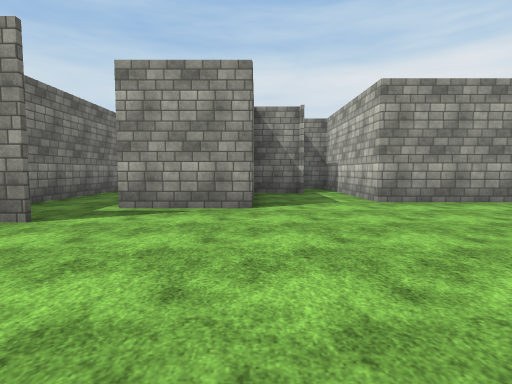
View 1 (above)

17 first-person views from a walk through a 3-D level made in the Unity game engine. The camera is 1.3 m above the floor, tilts 4° down and sees 80° across. The floor is counted in squares, 2.53 m on a side. Each view is taken from the middle of a square. On the plan, view 1 faces up. The plan holds only what a view shows up to about 9 squares ahead; the rest is blank. The place goes on beyond the plan. Flat ground stands in for the terrain. The player is left out. Some animated figures are not drawn. Surface patterns are stand-ins for the level's own textures.

View 2
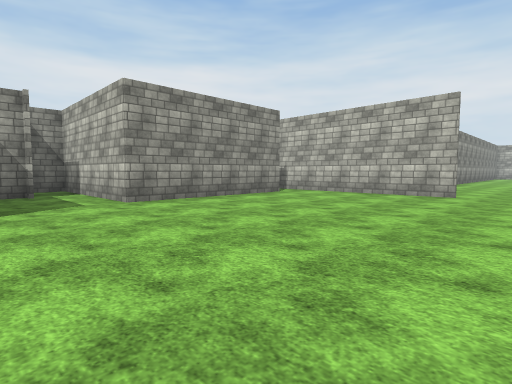

View 3
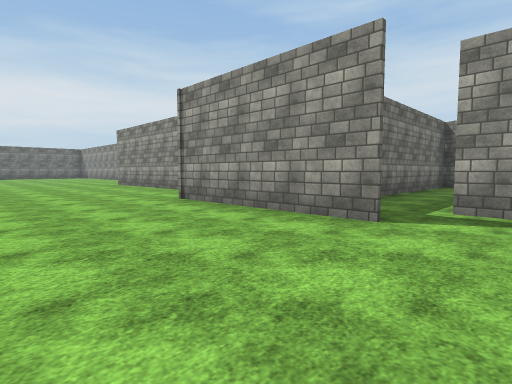

View 4
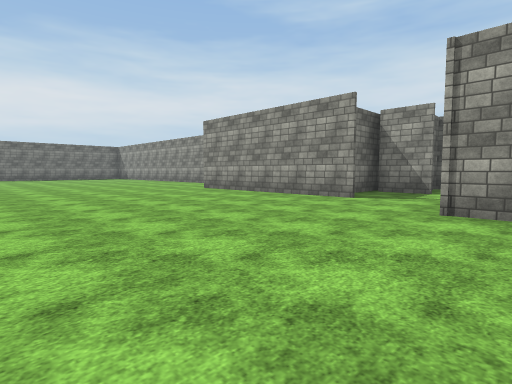

View 5
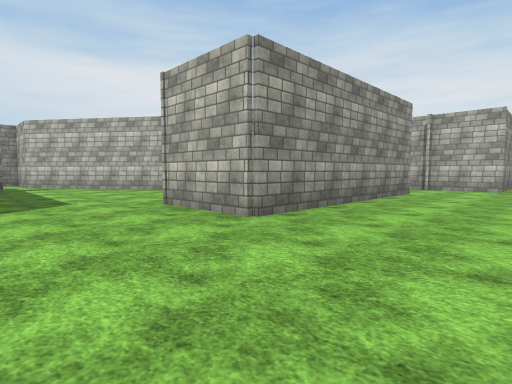

View 6
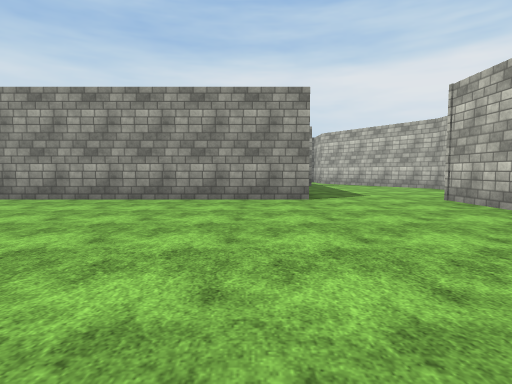

View 7
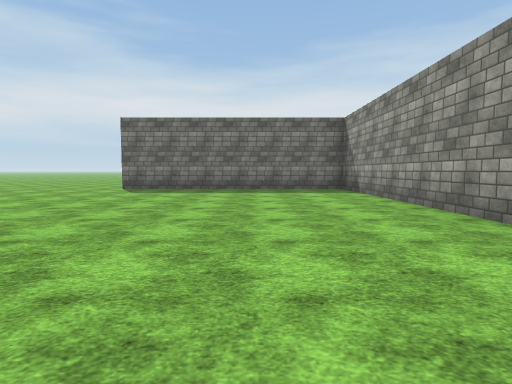

View 8
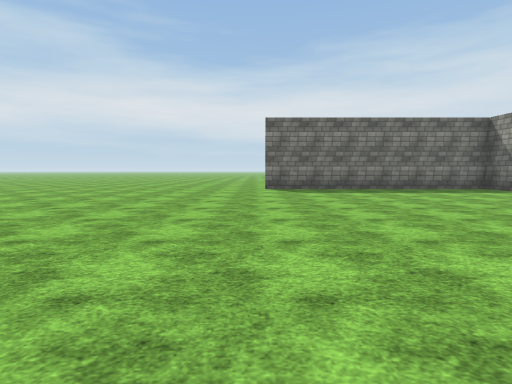

View 9
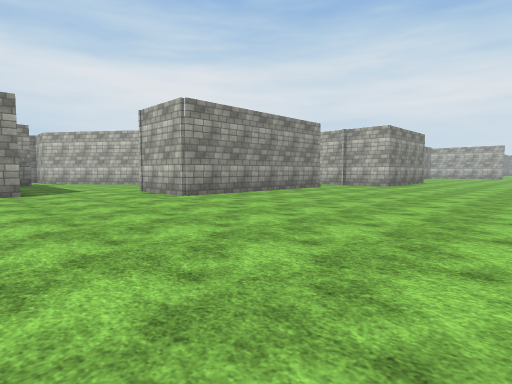

View 10
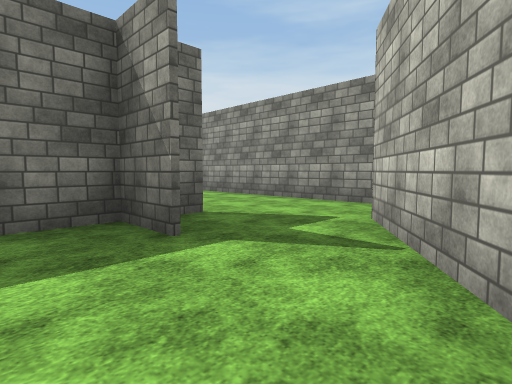

View 11
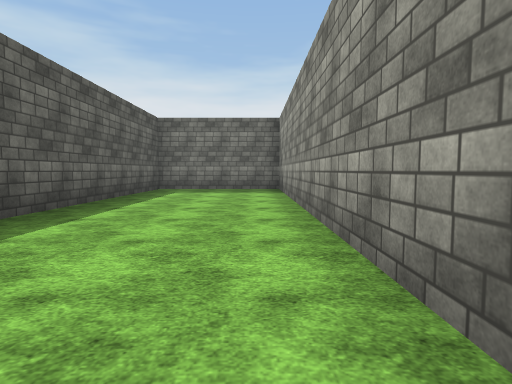

View 12
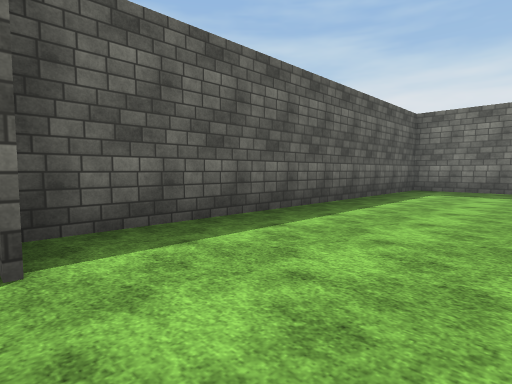

View 13
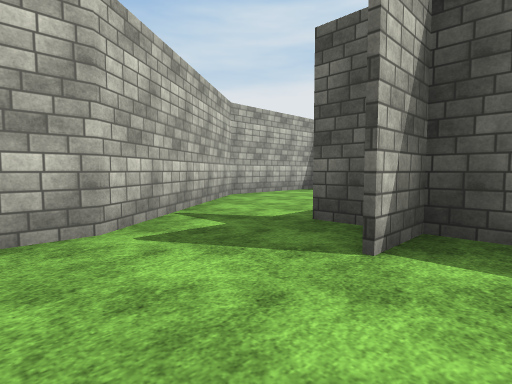

View 14
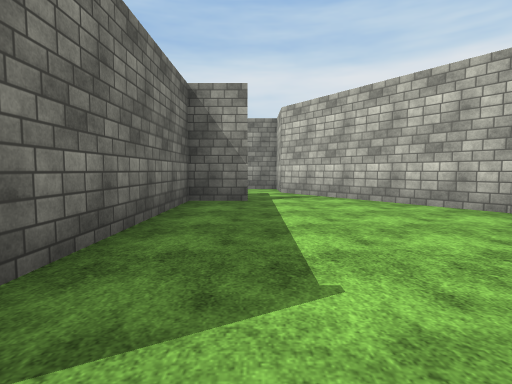

View 15
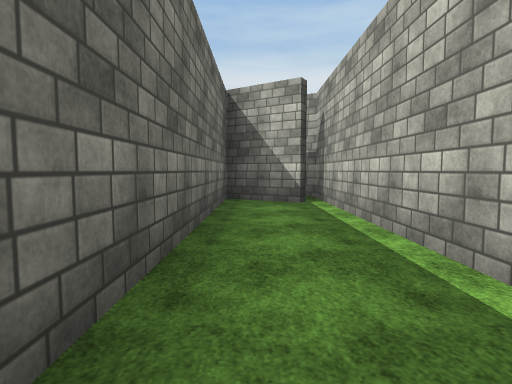

View 16
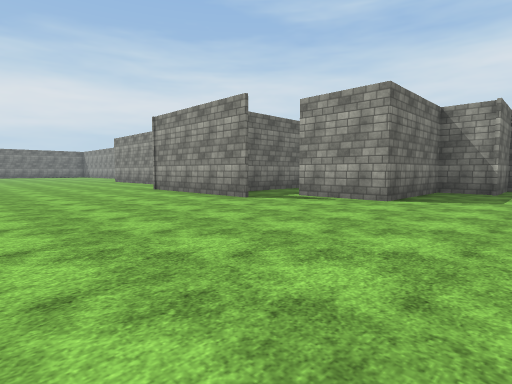

View 17
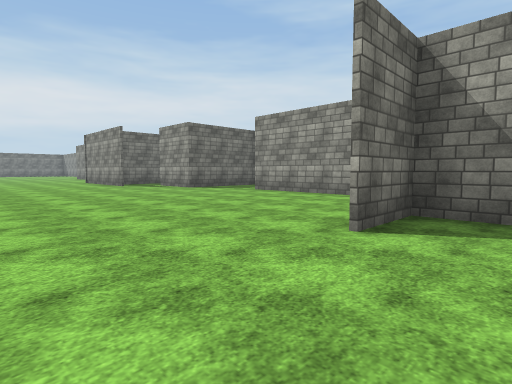

### Floor plan
Points are (right, up) in squares from view 1. A wall is a line through its corners. A room is listed if a view was taken in it or the views show most of it. See-through windows are left out.
Room 1 (views 1, 2, 3, 4, 5, 6, 7, 8, 9, 10, 14, 15, 16, 17)
walls: (-7.8, 4.4) (-12.7, 4.4) (-12.7, 6.4); (-11.4, 6.2) (-12.8, 6.2); (-10.9, 6.5) (-10.9, 9.7) (-13.4, 13.2); (-8.4, 7) (-8.4, 5.6); (-7, 6.4) (-8.2, 6.4); (-15, 6.4) (-24.5, 6.4) (-24.5, 0.2); (-2.2, 3) (-6, 3) (-6, 5); (-1.9, 6.2) (-1.9, 10.9); (-14.1, 11.2) (-15.2, 11.2); (-2.2, 9.9) (-3.5, 10.7) (-3.5, 4.2); (-15.1, 12.2) (-15.1, 7.2); (1.1, 7.1) (0, 7.1) (0, 4.2) (-2, 4.2); (5.9, 4.9) (2, 4.9) (2, 8.8); (6.7, 1.4) (6.7, 4.6); (7.8, 2.7) (6.8, 2.7) (6.8, 1.4)
ways out: opening at (-14, 11.5) to room 2; opening at (6, 5)
Room 2 (views 11, 12, 13)
walls: (-15.2, 11.2) (-15.2, 12.2); (-13.4, 13.2) (-13.4, 14.7) (-23.6, 14.7) (-23.6, 11.3) (-14.1, 11.3)
ways out: opening at (-14, 11.5) to room 1

Where each view was taken, in squares from view 1:
view 1: 0 up, 0 right, facing up
view 2: 0 up, 0 right, facing up-right
view 3: 0 up, 1 left, facing up-left
view 4: 1 down, 5 left, facing up-left
view 5: 2 up, 15 left, facing up-right
view 6: 1 up, 16 left, facing up
view 7: 4 up, 16 left, facing left
view 8: 0 up, 16 left, facing left
view 9: 1 down, 16 left, facing up-right
view 10: 10 up, 12 left, facing up-left
view 11: 14 up, 15 left, facing left
view 12: 14 up, 15 left, facing down-left
view 13: 14 up, 16 left, facing down-right
view 14: 6 up, 14 left, facing up
view 15: 5 up, 3 left, facing up
view 16: 1 down, 2 right, facing up-left
view 17: 1 down, 8 right, facing up-left
